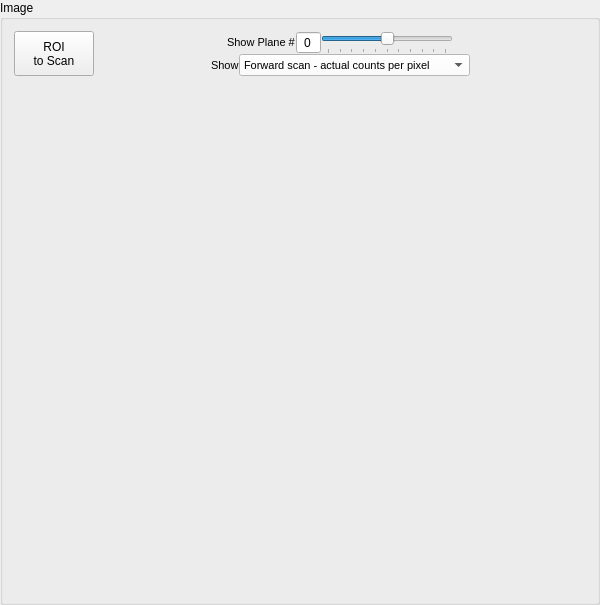
               <widget class="QGroupBox" name="groupBox_3">
                <property name="sizePolicy">
                 <sizepolicy hsizetype="Expanding" vsizetype="Expanding">
                  <horstretch>0</horstretch>
                  <verstretch>0</verstretch>
                 </sizepolicy>
                </property>
                <property name="minimumSize">
                 <size>
                  <width>600</width>
                  <height>605</height>
                 </size>
                </property>
                <property name="maximumSize">
                 <size>
                  <width>9999</width>
                  <height>9999</height>
                 </size>
                </property>
                <property name="title">
                 <string>Image</string>
                </property>
                <layout class="QVBoxLayout" name="verticalLayout_67" stretch="0,1">
                 <item>
                  <layout class="QHBoxLayout" name="horizontalLayout_9" stretch="0,1">
                   <property name="spacing">
                    <number>0</number>
                   </property>
                   <item>
                    <widget class="QPushButton" name="roiImgScn">
                     <property name="sizePolicy">
                      <sizepolicy hsizetype="Expanding" vsizetype="Expanding">
                       <horstretch>0</horstretch>
                       <verstretch>0</verstretch>
                      </sizepolicy>
                     </property>
                     <property name="minimumSize">
                      <size>
                       <width>75</width>
                       <height>34</height>
                      </size>
                     </property>
                     <property name="maximumSize">
                      <size>
                       <width>999</width>
                       <height>999</height>
                      </size>
                     </property>
                     <property name="text">
                      <string>ROI
to Scan</string>
                     </property>
                    </widget>
                   </item>
                   <item>
                    <layout class="QVBoxLayout" name="verticalLayout_37">
                     <property name="spacing">
                      <number>0</number>
                     </property>
                     <item>
                      <layout class="QHBoxLayout" name="horizontalLayout_10">
                       <property name="spacing">
                        <number>0</number>
                       </property>
                       <item>
                        <spacer name="horizontalSpacer_19">
                         <property name="orientation">
                          <enum>Qt::Horizontal</enum>
                         </property>
                         <property name="sizeHint" stdset="0">
                          <size>
                           <width>40</width>
                           <height>20</height>
                          </size>
                         </property>
                        </spacer>
                       </item>
                       <item>
                        <widget class="QLabel" name="label_66">
                         <property name="font">
                          <font>
                           <pointsize>8</pointsize>
                          </font>
                         </property>
                         <property name="text">
                          <string>Show Plane #</string>
                         </property>
                        </widget>
                       </item>
                       <item>
                        <widget class="QSpinBox" name="numPlaneShown">
                         <property name="maximumSize">
                          <size>
                           <width>50</width>
                           <height>16777215</height>
                          </size>
                         </property>
                         <property name="alignment">
                          <set>Qt::AlignCenter</set>
                         </property>
                         <property name="readOnly">
                          <bool>true</bool>
                         </property>
                         <property name="buttonSymbols">
                          <enum>QAbstractSpinBox::NoButtons</enum>
                         </property>
                         <property name="minimum">
                          <number>0</number>
                         </property>
                         <property name="value">
                          <number>0</number>
                         </property>
                        </widget>
                       </item>
                       <item>
                        <widget class="QSlider" name="numPlaneShownChoice">
                         <property name="maximumSize">
                          <size>
                           <width>999</width>
                           <height>999</height>
                          </size>
                         </property>
                         <property name="minimum">
                          <number>0</number>
                         </property>
                         <property name="maximum">
                          <number>10</number>
                         </property>
                         <property name="singleStep">
                          <number>1</number>
                         </property>
                         <property name="pageStep">
                          <number>10</number>
                         </property>
                         <property name="value">
                          <number>5</number>
                         </property>
                         <property name="sliderPosition">
                          <number>5</number>
                         </property>
                         <property name="tracking">
                          <bool>true</bool>
                         </property>
                         <property name="orientation">
                          <enum>Qt::Horizontal</enum>
                         </property>
                         <property name="invertedAppearance">
                          <bool>false</bool>
                         </property>
                         <property name="invertedControls">
                          <bool>false</bool>
                         </property>
                         <property name="tickPosition">
                          <enum>QSlider::TicksBelow</enum>
                         </property>
                         <property name="tickInterval">
                          <number>1</number>
                         </property>
                        </widget>
                       </item>
                       <item>
                        <spacer name="horizontalSpacer_24">
                         <property name="orientation">
                          <enum>Qt::Horizontal</enum>
                         </property>
                         <property name="sizeHint" stdset="0">
                          <size>
                           <width>40</width>
                           <height>20</height>
                          </size>
                         </property>
                        </spacer>
                       </item>
                      </layout>
                     </item>
                     <item>
                      <layout class="QHBoxLayout" name="horizontalLayout_22" stretch="1,0,0,1">
                       <property name="spacing">
                        <number>0</number>
                       </property>
                       <item>
                        <spacer name="horizontalSpacer_25">
                         <property name="orientation">
                          <enum>Qt::Horizontal</enum>
                         </property>
                         <property name="sizeHint" stdset="0">
                          <size>
                           <width>40</width>
                           <height>20</height>
                          </size>
                         </property>
                        </spacer>
                       </item>
                       <item>
                        <widget class="QLabel" name="label_27">
                         <property name="font">
                          <font>
                           <pointsize>8</pointsize>
                          </font>
                         </property>
                         <property name="text">
                          <string>Show</string>
                         </property>
                        </widget>
                       </item>
                       <item>
                        <widget class="QComboBox" name="imgShowMethod">
                         <property name="font">
                          <font>
                           <pointsize>8</pointsize>
                          </font>
                         </property>
                         <property name="styleSheet">
                          <string notr="true">background-color: rgb(255, 255, 255);</string>
                         </property>
                         <item>
                          <property name="text">
                           <string>Forward scan - actual counts per pixel</string>
                          </property>
                         </item>
                         <item>
                          <property name="text">
                           <string>Forward scan - points per pixel</string>
                          </property>
                         </item>
                         <item>
                          <property name="text">
                           <string>Forward scan - normalized</string>
                          </property>
                         </item>
                         <item>
                          <property name="text">
                           <string>Backwards scan - actual counts per pixel</string>
                          </property>
                         </item>
                         <item>
                          <property name="text">
                           <string>Backwards scan - points per pixel</string>
                          </property>
                         </item>
                         <item>
                          <property name="text">
                           <string>Backwards scan - normalized</string>
                          </property>
                         </item>
                         <item>
                          <property name="text">
                           <string>Both scans - interlaced</string>
                          </property>
                         </item>
                         <item>
                          <property name="text">
                           <string>Both scans - averaged</string>
                          </property>
                         </item>
                        </widget>
                       </item>
                       <item>
                        <spacer name="horizontalSpacer_42">
                         <property name="orientation">
                          <enum>Qt::Horizontal</enum>
                         </property>
                         <property name="sizeHint" stdset="0">
                          <size>
                           <width>40</width>
                           <height>20</height>
                          </size>
                         </property>
                        </spacer>
                       </item>
                      </layout>
                     </item>
                    </layout>
                   </item>
                  </layout>
                 </item>
                 <item>
                  <layout class="QGridLayout" name="gridLayout_17" rowstretch="1,0" columnstretch="0">
                   <property name="spacing">
                    <number>0</number>
                   </property>
                   <item row="0" column="0" rowspan="2">
                    <layout class="QGridLayout" name="imageLayout" rowstretch="0" columnstretch="0">
                     <property name="spacing">
                      <number>0</number>
                     </property>
                    </layout>
                   </item>
                  </layout>
                 </item>
                </layout>
               </widget>
